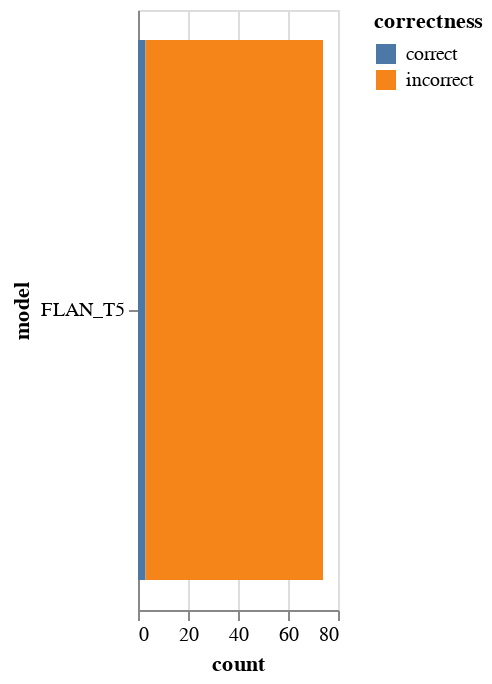

The code cell stored with this chart in its notebook:
### Code cell
group_length_100.visualize_models(models=["FLAN_T5"])

### Figure 1 — Vega-Lite specification as saved in the notebook (floating-point values rounded to 4 significant figures)
{"$schema": "https://vega.github.io/schema/vega-lite/v3.2.1.json", "config": {"mark": {"tooltip": null}, "view": {"height": 300, "width": 400}}, "data": {"name": "data-c91361f0b0969ec3df643d2ed42a49b4"}, "datasets": {"data-c91361f0b0969ec3df643d2ed42a49b4": [{"correctness": "correct", "count": 3, "model": "FLAN_T5"}, {"correctness": "incorrect", "count": 71, "model": "FLAN_T5"}]}, "encoding": {"color": {"field": "correctness", "scale": {"domain": ["correct", "incorrect"]}, "type": "nominal"}, "tooltip": [{"field": "model", "type": "nominal"}, {"field": "count", "type": "quantitative"}, {"field": "correctness", "type": "nominal"}], "x": {"field": "count", "stack": "zero", "type": "quantitative"}, "y": {"field": "model", "type": "nominal"}}, "mark": "bar", "width": 100}
